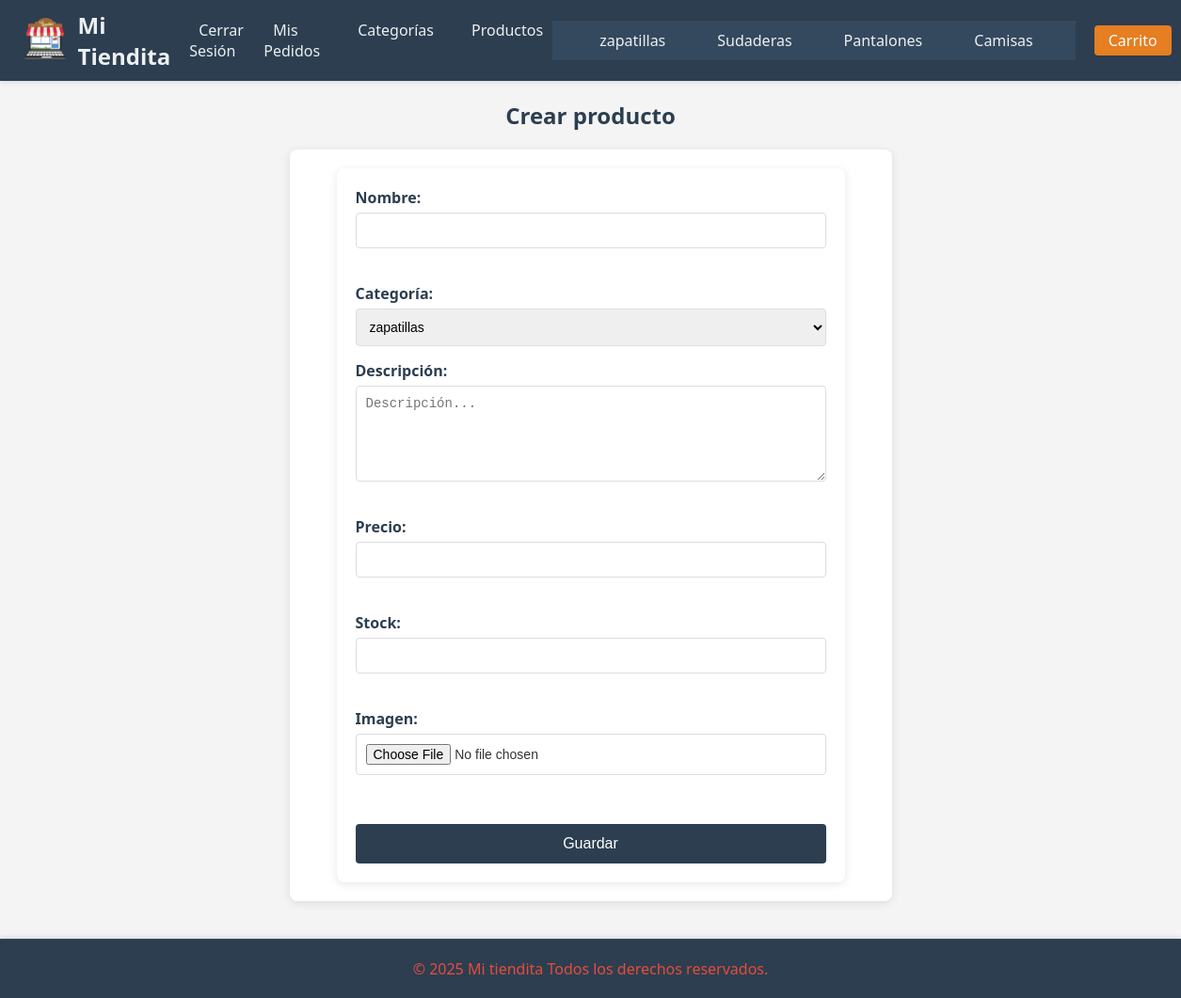
The app's page /Producto/crear (signed in) with its own data.
### tables this page shows
CREATE TABLE `categorias` (
  `id` int(255) NOT NULL,
  `nombre` varchar(100) NOT NULL
);

### src/lib/Pages.php (called while the page is built, shortened)
<?php
class Pages{
public function render(string $pageName, array $params = null):void{
    if ($params !=null){
        foreach ($params as $name =>$value){$$name=$value;}}$arriba =dirname(__DIR__,1);
        require_once $arriba."/views/layout/header.php";
        require_once $arriba . "/views/$pageName.php";
        require_once $arriba."/views/layout/footer.php";
    }
}

### src/controllers/ProductoController.php (called while the page is built, shortened)
<?php
class ProductoController {
    private Pages $pages;
    public function __construct() {
        $this->pages = new Pages();
    }
    public function crear(): void {
        $this->pages->render("producto/crear", ["categorias" => Categoria::obtenerCategorias()]);
    }
}
?>

### src/Routes/Routes.php (called while the page is built, shortened)
<?php
class Routes
{
    public static function index(){
        Router::add('GET', '/Producto/crear', function (){
            return (new ProductoController())->crear();
        });
        Router::dispatch();
    }
}

### src/init.php (called while the page is built, shortened)
<?php
Routes::index();
?>

### public/index.php (called while the page is built)
<?php
require_once '../src/init.php';

### src/lib/BaseDatos.php (called while the page is built, shortened)
<?php
class BaseDatos extends PDO{
    public function __construct(
        private string $tipo_de_base = "mysql",
        private string $servidor = SERVIDOR,
        private string $usuario = USUARIO,
        private string $password = PASSWORD,
        private string $baseDatos = BASE_DATOS) {
        try {
            $opciones = array(
                PDO::MYSQL_ATTR_INIT_COMMAND => "SET NAMES utf8",
                PDO::MYSQL_ATTR_FOUND_ROWS => true
            );
        }
        catch (PDOException $e) {
            echo "Ha surgido un error y no se puede conectar a la base de datos: " . $e->getMessage();
            exit;
        }
    }
}

### src/models/Categoria.php (called while the page is built, shortened)
<?php
class Categoria {
    private BaseDatos $bd;
    public function __construct() {
        $this->bd = new BaseDatos();
    }
    public function getAll(): bool|\PDOStatement{
        try {
            return $this->bd->query("SELECT * FROM categorias ORDER BY id DESC");
        } catch (PDOException $e) {
            echo "Ha surgido un error y no se puede conectar a la base de datos: " . $e->getMessage();
            return false;
        }
    }
    public static function obtenerCategorias(): bool|\PDOStatement {
        $categoria = new Categoria();
        return $categoria->getAll();
    }
}

### src/views/producto/crear.php (the view, shortened to what this page needs)
<h2>Crear producto</h2>
<?php $categorias = Categoria::obtenerCategorias(); ?>
<?php if (isset($categorias)) : ?>
<div class="form_content">
    <form action="<?=base_url?>Producto/save" method="post" class="form" enctype="multipart/form-data">
        <label for="nombre">Nombre:</label>
        <input type="text" name="data[nombre]" id="nombre" required class="input_field">
        <br>
        <label for="categoria">Categor&iacute;a:</label>
        <select name="data[categoria]" id="categoria" required class="input_field">
            <?php while ($cat = $categorias->fetch(PDO::FETCH_OBJ)): ?>
                <option value="<?=$cat->id?>"><?=$cat->nombre?></option>
            <?php endwhile; ?>
            <br>
        </select>
        <label for="descripcion">Descripci&oacute;n:</label>
        <textarea name="data[descripcion]" id="descripcion" cols="50" rows="5" required class="input_field" placeholder="Descripción..."></textarea>
        <br>
        <label for="precio">Precio:</label>
        <input type="number" name="data[precio]" id="precio" step="0.01" required class="input_field">
        <br>
        <label for="stock">Stock:</label>
        <input type="number" name="data[stock]" id="stock" required class="input_field">
        <br>
        <label for="imagen">Imagen:</label>
        <input type="file" name="imagen" id="imagen" required class="input_field">
        <br>
        <input type="submit" value="Guardar" class="submit_registro">
    </form>
</div>
<?php else: ?>
<h2>No hay categor&iacute;as, <a href="<?=base_url?>Categoria/save">cree una</a> antes de añadir productos</h2>
<?php endif; ?>

### src/views/layout/header.php (shortened to what this page needs)
<html lang="es">
<head>
    <link rel="stylesheet" href="<?=base_url?>styles/style.css">
</head>
<body>
<header id="header">
    <div id="logo">
        <img src="<?=base_url?>images/logo.png" id="logo" alt="logo">
        <a href="<?=base_url?>">Mi Tiendita</a>
    </div>
    <nav>
        <ul>
            <?php if (isset($_SESSION["identity"])): ?>
                <li><a href="<?=base_url?>Usuario/logout/">Cerrar Sesi&oacute;n</a></li>
                <li><a href="<?=base_url?>Pedido/misPedidos">Mis Pedidos</a></li>
                <?php if (isset($_SESSION["admin"])): ?>
                    <li><a href="<?=base_url?>Categoria/index"> Categor&iacute;as</a></li>
                    <li><a href="<?=base_url?>Producto/index"> Productos</a></li>
                <?php endif; ?>
            <?php else: ?>
                <li><a href="<?=base_url?>Usuario/login">Iniciar Sesi&oacute;n</a></li>
                <li><a href="<?=base_url?>Usuario/registro">Registrarse</a></li>
            <?php endif; ?>
        </ul>
    </nav>
    <?php $categorias = Categoria::obtenerCategorias(); ?>
    <nav id="menu_cat">
        <ul>
            <?php while ($cat = $categorias->fetch(PDO::FETCH_OBJ)): ?>
                <li><a href="<?=base_url?>Categoria/ver/<?=$cat->id?>"><?=$cat->nombre?></a></li>
            <?php endwhile; ?>
        </ul>
    </nav>
        <ul>
            <li><a href="<?=base_url?>Carrito/ver">Carrito <?php if (isset($_SESSION["carrito"])) echo "(".count($_SESSION['carrito']["productos"]).")";?></a></li>
        </ul>
</header>

### public/styles/style.css (style rules this page uses)
body { font-family: 'Segoe UI', Tahoma, Geneva, Verdana, sans-serif; margin: 0; padding: 0; background-color: #f4f4f4; color: #333; }
a { text-decoration: none; color: inherit; }
#header { background-color: #2c3e50; color: #ecf0f1; padding: 10px 20px; display: flex; justify-content: space-between; align-items: center; box-shadow: 0 2px 5px rgba(0, 0, 0, 0.1); }
#logo { display: flex; align-items: center; }
#logo img { height: 50px; margin-right: 10px; }
#logo a { font-size: 24px; font-weight: bold; color: #ecf0f1; }
nav ul { list-style: none; margin: 0; padding: 0; display: flex; }
nav ul li { margin-left: 20px; }
nav ul li a { font-size: 16px; color: #ecf0f1; padding: 5px 10px; transition: background-color 0.3s ease; }
#menu_cat { background-color: #34495e; padding: 10px 20px; }
#menu_cat ul { display: flex; justify-content: center; list-style: none; margin: 0; padding: 0; }
#menu_cat ul li { margin: 0 15px; }
#menu_cat ul li a { color: #ecf0f1; font-size: 14px; padding: 5px 10px; transition: background-color 0.3s ease; }
.form_content { max-width: 500px; margin: 0 auto; padding: 20px; background-color: #fff; border-radius: 8px; box-shadow: 0 2px 10px rgba(0, 0, 0, 0.1); }
.form { display: flex; flex-direction: column; }
.form label { font-size: 16px; color: #2c3e50; margin-bottom: 5px; font-weight: bold; }
.input_field { padding: 10px; margin-bottom: 15px; border: 1px solid #ddd; border-radius: 4px; font-size: 14px; transition: border-color 0.3s ease; }
.submit_registro { padding: 12px 20px; background-color: #2c3e50; color: #fff; border: none; border-radius: 4px; font-size: 16px; cursor: pointer; transition: background-color 0.3s ease; }
h2 { text-align: center; color: #2c3e50; font-size: 24px; margin-top: 20px; }
#header ul { list-style: none; margin: 0; padding: 0; display: flex; }
#header ul li { margin-left: 20px; }
#header ul li a { font-size: 16px; color: #ecf0f1; padding: 5px 10px; transition: background-color 0.3s ease; }
#header ul li a[href*="Carrito"] { background-color: #e67e22; padding: 5px 15px; border-radius: 4px; color: #fff; }
.form_content { max-width: 600px; margin: 0 auto; padding: 20px; background-color: #fff; border-radius: 8px; box-shadow: 0 2px 10px rgba(0, 0, 0, 0.1); }
form { max-width: 500px; margin: 0 auto; padding: 20px; background-color: #fff; border-radius: 8px; box-shadow: 0 2px 10px rgba(0, 0, 0, 0.1); }
form label { display: block; font-size: 16px; color: #2c3e50; margin-bottom: 5px; font-weight: bold; }
form input[type="text"] { width: 100%; padding: 10px; margin-bottom: 15px; border: 1px solid #ddd; border-radius: 4px; font-size: 14px; transition: border-color 0.3s ease; }
form input[type="submit"] { width: 100%; padding: 12px 20px; background-color: #2c3e50; color: #fff; border: none; border-radius: 4px; font-size: 16px; cursor: pointer; transition: background-color 0.3s ease; }

### records on screen
categorias: nombre "zapatillas"
categorias: nombre "Sudaderas"
categorias: nombre "Pantalones"
categorias: nombre "Camisas"

### other values on screen
form field value "zapatillas"
